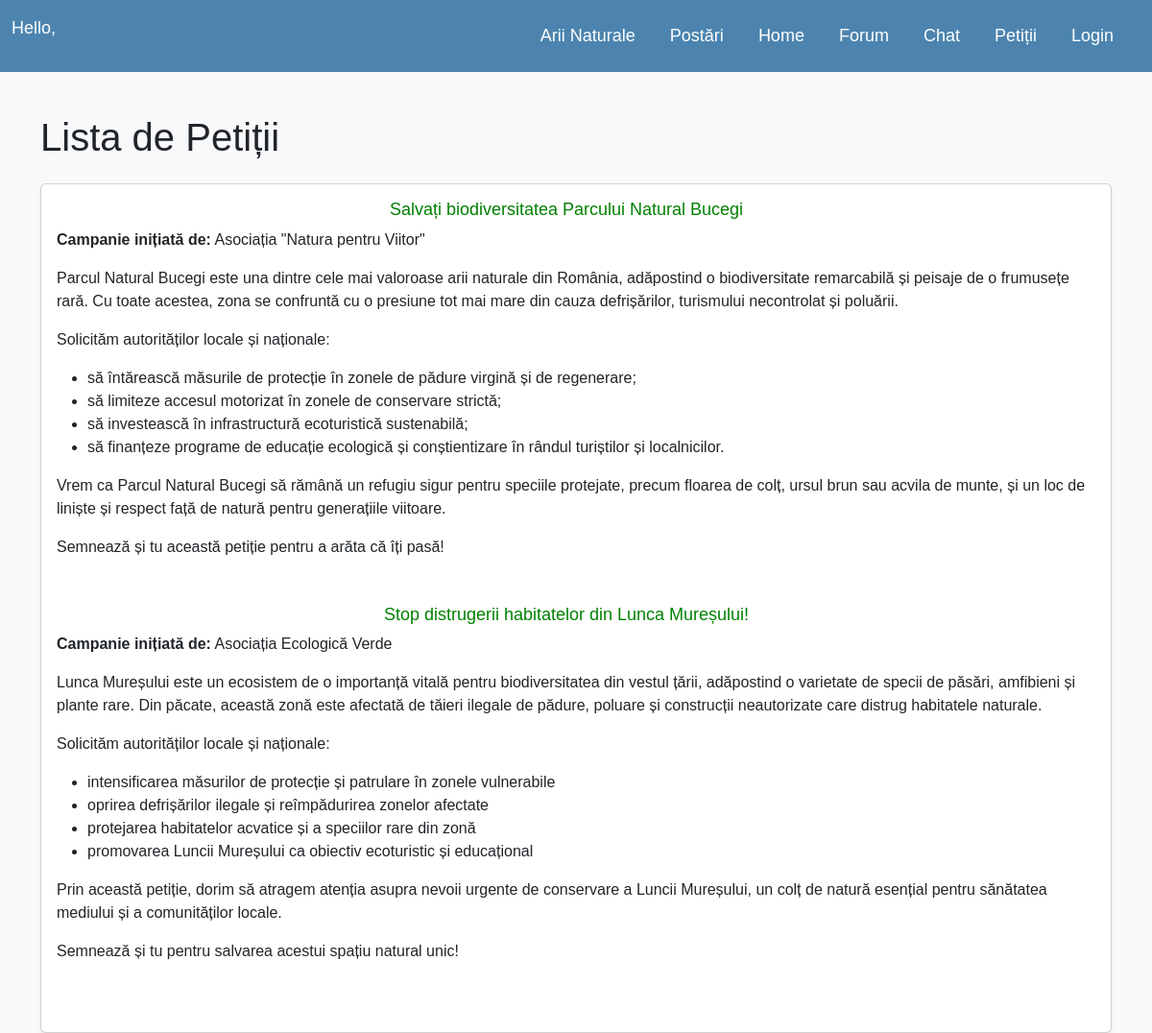
/petition/, run on the app's committed database.
### eenvironmentblog/models.py (models this page shows)
class Petition(models.Model):
    arie_naturala = models.ForeignKey(ArieNaturala, on_delete=models.CASCADE)
    titlu = models.CharField(max_length=200)
    campanie_initiata_de = models.CharField(max_length=100)
    text_petitie = RichTextUploadingField()

### eenvironmentblog/views.py (the view)
# urls.py: path('petition/', views.petition_list, name='petition_list'),
def petition_list(request):
    petitions = Petition.objects.all()
    return render(request, 'eenvironmentblog/petition_list.html', {'petitions': petitions})

### eenvironmentblog/templates/eenvironmentblog/petition_list.html (shortened to what this page needs)
{% extends 'eenvironmentblog/base.html' %}
{% block content %}
<div class="row">
    <div class="col-md-12">
                <h1 class="mb-4">Lista de Petiții</h1>
        {% if petitions %}
            <div class="card mb-12 shadow-sm">
                {% for petition in petitions %}
                    <div class="card-body">
                        <h5 class="card-title"><a class="nav-link" style="color: green !important; " href="{% url 'petition_detail' petition.id %}">{{ petition.titlu }}</a></h5>
                        <p class="card-text">
                            <strong>Campanie inițiată de:</strong>
                        {{ petition.campanie_initiata_de }}
                        </p>
                        <p class="card-text">
                         {{ petition.text_petitie|safe }}
                        </p>
                    </div>
                {% endfor %}
            </div>
        {% else %}
            <p>Nu există petiții disponibile.</p>
        {% endif %}
    </div>
</div>
{% endblock %}

### eenvironmentblog/templates/eenvironmentblog/base.html (style rules this page uses)
body { font-family: 'Arial', sans-serif; background-color: #f8f9fa; }
.navbar-brand, .nav-link, .navbar-text { color: white !important; font-size: 18px; margin-right: 20px; text-align: center; }

### data on the page
Petition: titlu "Salvați biodiversitatea Parcului Natural Bucegi", campanie_initiata_de "Asociația \"Natura pentru Viitor\"", text_petitie "Parcul Natural Bucegi este una dintre cele mai valoroase arii naturale din România, adăpostind o biodiversitate remarcabilă și peisaje de o frumusețe rară. Cu toate acestea, zona se confruntă cu o presiune tot mai mare din cauza defrișărilor, turismului necontrolat și poluării. Solicităm autorităților locale și naționale: să întărească măsurile de protecție în zonele de pădure virgină și de regenerare; să limiteze accesul motorizat în zonele de conservare strictă; să investească în infrastructură ecoturistică sustenabilă; să finanțeze programe de educație ecologică și conștientizare în rândul turiștilor și localnicilor. Vrem ca Parcul Natural Bucegi să rămână un refugiu sigur pentru…"
Petition: titlu "Stop distrugerii habitatelor din Lunca Mureșului!", campanie_initiata_de "Asociația Ecologică Verde", text_petitie "Lunca Mureșului este un ecosistem de o importanță vitală pentru biodiversitatea din vestul țării, adăpostind o varietate de specii de păsări, amfibieni și plante rare. Din păcate, această zonă este afectată de tăieri ilegale de pădure, poluare și construcții neautorizate care distrug habitatele naturale. Solicităm autorităților locale și naționale: intensificarea măsurilor de protecție și patrulare în zonele vulnerabile oprirea defrișărilor ilegale și reîmpădurirea zonelor afectate protejarea habitatelor acvatice și a speciilor rare din zonă promovarea Luncii Mureșului ca obiectiv ecoturistic și educațional Prin această petiție, dorim să atragem atenția asupra nevoii urgente de conservare a…"
